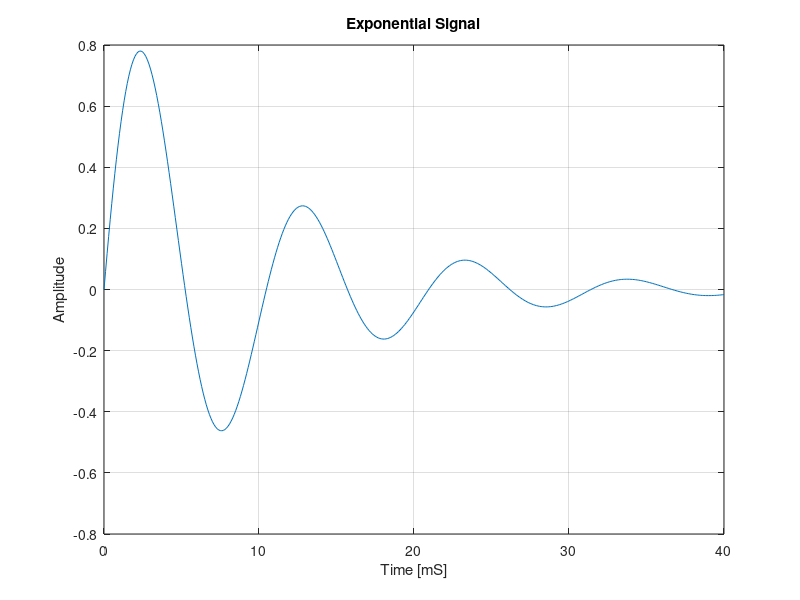

Write the MATLAB code that produced this figure.
% Generating the signal x(t)=exp(-0.1t)
t=0:0.1:40;
x=exp(-0.1*t).*sin(0.6*t);
plot(t,x);
grid;
title('Exponential Signal');
xlabel('Time [mS]');
ylabel('Amplitude');